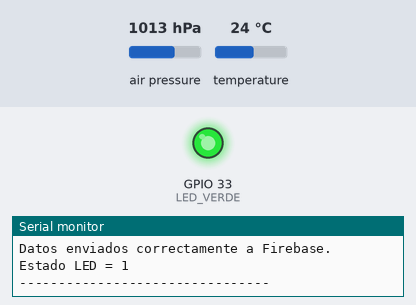
The program below on a simulated ESP32. Shown: output pins drawn as LEDs (lit = HIGH), the last lines printed to the serial monitor. Inputs (shaded band) come from the test bench; at power-on: air pressure 1013 hPa, temperature 24 °C. WiFi joins after 1.5 s; servers stay silent unless stated.

Above: at 4.3 s.
At 7.5 s:
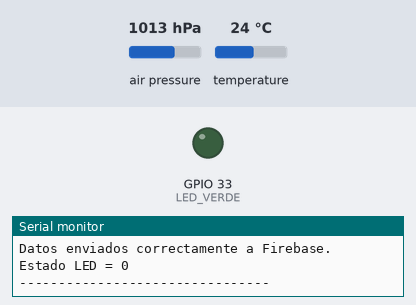
Timing chart, 0 to 10.8 s (numbered marks = the images above):
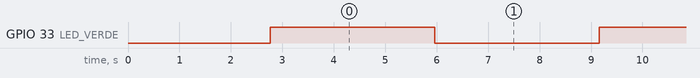

Measured:
- by itself, GPIO 33 (LED_VERDE): alternates HIGH for 3.2 s and LOW for 3.2 s

The program:

main.cpp
```cpp
#include <Arduino.h>
#include <Wire.h>
#include <Adafruit_BMP280.h>
#include <WiFi.h>
#include <FirebaseESP32.h>

// DATOS DE WIFI (reemplazar por los propios; no subir datos reales a GitHub)
#define WIFI_SSID "TU_RED_WIFI"
#define WIFI_PASSWORD "TU_CONTRASENA"
// DATOS DE FIREBASE
#define FIREBASE_HOST "iot-2178079-default-rtdb.firebaseio.com"
#define FIREBASE_AUTH "TU_CLAVE_DE_LA_BASE_DE_DATOS"
// OBJETOS FIREBASE
FirebaseData fbdo;
FirebaseJson updateSensorValue;
// SENSOR BMP280
Adafruit_BMP280 bmp;
// VARIABLES DE LOS SENSORES
float Temperatura = 0;
float Presion = 0;
float Altitud = 0;

// LED VERDE DE ESTADO
#define LED_VERDE 33
bool estatus = false;

// PROTOTIPO DE FUNCIÓN
void UpdateFirebase();

// SETUP
void setup()
{
  Serial.begin(9600);
  delay(1000);

  Wire.begin(21, 22);
  pinMode(LED_VERDE, OUTPUT);
  digitalWrite(LED_VERDE, LOW);

  // INICIAR BMP280
  Serial.println();
  Serial.println("BMP280 Forced Mode Test.");

  if (!bmp.begin())
  {
    Serial.println("No se encontro el sensor BMP280.");
    while (1)
    {
      delay(10);
    }
  }
  Serial.println("BMP280 encontrado correctamente.");

  bmp.setSampling(
    Adafruit_BMP280::MODE_FORCED,
    Adafruit_BMP280::SAMPLING_X2,
    Adafruit_BMP280::SAMPLING_X16,
    Adafruit_BMP280::FILTER_X16,
    Adafruit_BMP280::STANDBY_MS_500
  );

  // CONEXIÓN WIFI
  WiFi.begin(WIFI_SSID, WIFI_PASSWORD);
  Serial.print("Conectando a WiFi");
  while (WiFi.status() != WL_CONNECTED)
  {
    Serial.print(".");
    delay(300);
  }
  Serial.println();
  Serial.println("WiFi conectado correctamente.");
  Serial.print("Direccion IP: ");
  Serial.println(WiFi.localIP());

  // CONEXIÓN FIREBASE
  Firebase.begin(FIREBASE_HOST, FIREBASE_AUTH);
  Firebase.reconnectWiFi(true);
  Serial.println("Firebase iniciado.");
  Serial.println();
}

void loop()
{
  if (bmp.takeForcedMeasurement())
  {
    Temperatura = bmp.readTemperature();
    Serial.print("Temperatura = ");
    Serial.print(Temperatura);
    Serial.println(" °C");

    Presion = bmp.readPressure() * 0.00750062;
    Serial.print("Presion = ");
    Serial.print(Presion);
    Serial.println(" mmHg");

    Altitud = bmp.readAltitude(1013.25);
    Serial.print("Altitud aproximada = ");
    Serial.print(Altitud);
    Serial.println(" m");

    Serial.println();
    UpdateFirebase();
  }
  else
  {
    Serial.println("Error al realizar la medicion.");
  }
  delay(3000);
}

void UpdateFirebase()
{
  updateSensorValue.clear();
  updateSensorValue.add("Temperatura", Temperatura);
  updateSensorValue.add("Presion", Presion);
  updateSensorValue.add("Altitud", Altitud);

  if (Firebase.RTDB.updateNode(&fbdo, "/Weather", &updateSensorValue))
  {
    Serial.println("Datos enviados correctamente a Firebase.");
    estatus = !estatus;
    digitalWrite(LED_VERDE, estatus);
    Serial.print("Estado LED = ");
    Serial.println(estatus);
  }
  else
  {
    Serial.println("ERROR al enviar datos a Firebase.");
    Serial.print("Razon: ");
    Serial.println(fbdo.errorReason());
  }
  Serial.println("--------------------------------");
}
```
